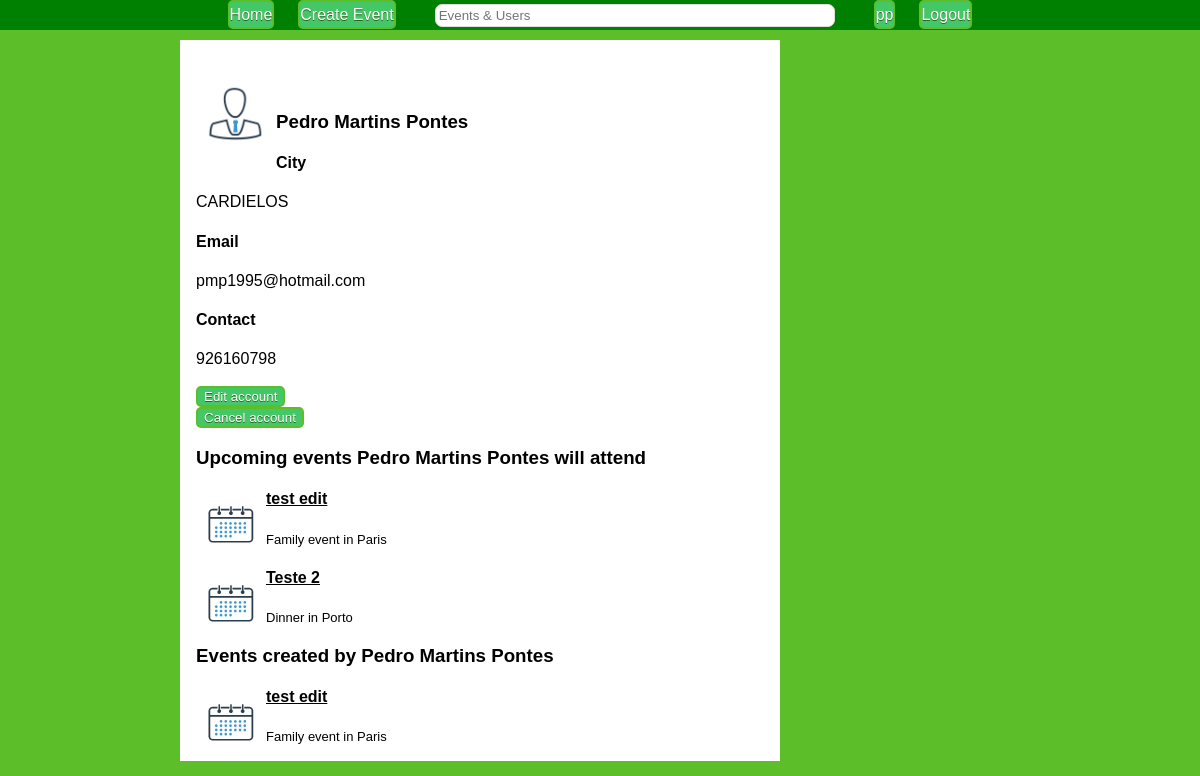
/?user=pp (signed in), run on the app's committed database.
### tables this page shows
CREATE TABLE User(
	username TEXT PRIMARY KEY,
	password TEXT NOT NULL,
	name TEXT NOT NULL,
	email TEXT NOT NULL,
	phoneNumber TEXT,
	city TEXT NOT NULL
);

CREATE TABLE Event(
	id INTEGER PRIMARY KEY,
	creator NOT NULL REFERENCES User(username) ON DELETE CASCADE,
	nameTag TEXT NOT NULL,
	type REFERENCES EventType(eventType) NOT NULL,
	description TEXT NOT NULL,
	time TEXT NOT NULL,
	city TEXT NOT NULL,
	address TEXT,
	imageURL TEXT,
	publicEvent INTEGER NOT NULL,
	CONSTRAINT ck_public CHECK (publicEvent = 0 OR publicEvent = 1)
);

### database/users.php (called while the page is built, shortened)
<?php
include_once('connection.php');
function userExists($username){
	global  $db;
	$stmt = $db->prepare('SELECT username FROM User WHERE username = :username');
	$stmt->bindParam(':username', $username, PDO::PARAM_STR);
	try{
    $stmt->execute();
		return true;
  } catch(PDOException $e) {
    return "error";
  }
}
function getUser($username){
	global $db;
	$stmt = $db->prepare('SELECT username, city, name, phoneNumber, email FROM User WHERE username = :username');
	$stmt->bindParam(':username', $username, PDO::PARAM_STR);
	try{
		$stmt->execute();
		$result = $stmt->fetch();
		return $result;
	} catch(PDOException $e){
		return false;
	}
}
?>

### database/user_data.php (called while the page is built, shortened)
<?php
  include_once("users.php");
  if(isset($_GET['user'])){
    $checkExistance = userExists($_GET['user']);
    if($checkExistance == true){
      $userData = getUser($_GET['user']);
      if($userData == false){
        $result = array("error" => "user data corrupted");
        return;
      } else {
        $dataArray = array("username" => $userData['username'],
                          "name" => $userData['name'],
                          "email" => $userData['email'],
                          "phoneNumber" => $userData['phoneNumber'],
                          "city" => $userData['city']);
        if(isset($_SESSION['username'])){
          if($_GET['user'] == $_SESSION['username']){
            $result = array("same" => $dataArray);
          } else {
            $result = array("different" => $dataArray);
          }
        } else {
          $result = array("different" => $dataArray);
        }
      }
    } else $result = array("error" => "no such user");
  } else $result = array("error" => "no such user");
 ?>

### database/events.php (called while the page is built, shortened)
<?php
include_once('connection.php');
function getLimitedUserAttendance($username, $maxEvents, $offset){
	global $db;
	$stmt = $db->prepare('SELECT * FROM  Event WHERE id in (SELECT eventId FROM Attending WHERE username = :username ORDER BY eventId DESC) ORDER BY id DESC LIMIT :maxEvents OFFSET :offset');
	$stmt->bindParam(':maxEvents', $maxEvents, PDO::PARAM_INT);
	$stmt->bindParam(':offset', $offset, PDO::PARAM_INT);
	$stmt->bindParam(':username', $username, PDO::PARAM_STR);
	try{
   		$stmt->execute();
   		return $stmt->fetchAll();
  	} catch(PDOException $e) {
    	return false;
  	}
}
function getLimitedUserCreations($username, $maxEvents, $offset){
	global $db;
	$stmt = $db->prepare('SELECT * FROM Event WHERE creator = :username ORDER BY id DESC LIMIT :maxEvents OFFSET :offset');
	$stmt->bindParam(':maxEvents', $maxEvents, PDO::PARAM_INT);
	$stmt->bindParam(':offset', $offset, PDO::PARAM_INT);
	$stmt->bindParam(':username', $username, PDO::PARAM_STR);
	try{
   		$stmt->execute();
   		return $stmt->fetchAll();
  	} catch(PDOException $e) {
    	return false;
  	}
}
?>

### templates/user_page.php (the view, shortened to what this page needs)
<div id="user_page">
    <br>
    <img src="res/user.png" width="60" height="60"> <br>
<?php
  if(isset($result['same'])) $data = $result['same'];
  if(isset($result['same']) || isset($result['different'])){
    $attendance = getLimitedUserAttendance($data['username'], 4, 0);
    $creations = getLimitedUserCreations($data['username'], 4, 0);
   ?>
   <h3><?=$data['name']?></h3>
   <h4>City</h4><label><?=$data['city']?></label>
   <h4>Email </h4><label><?=$data['email']?></label>
  <?php if($data["phoneNumber"] != "" && $data['phoneNumber'] != null){ ?>
     <h4>Contact </h4><label><?=$data['phoneNumber']?></label>
  <?php } if(isset($result['same'])){ ?>
      <br><br>
     <form id="editForm" method='post' action='edit_user.php'>
       <input id='editUser' value='Edit account' type='submit'></form>
      <form id="deleteForm" method='post' action='database/action_delete_user.php'>
       <input id='deleteUser' value='Cancel account' type='submit'></form>
  <?php } ?>
      <h3>Upcoming events <?=$data['name']?> will attend</h3>
      <div id="attendance" class="events">
      <?php if(count($attendance) > 0){
        $count = (count($attendance) < 4) ? count($attendance) : 3;
        for($i = 0; $i < $count; $i++){?>
          <div class="singleEvent">
            <img src="images/thumbs_small/<?=$attendance[$i]['imageURL']?>" width="50" height="50">
            <h4><a href="./?event=<?=$attendance[$i]['id']?>"><?=$attendance[$i]['nameTag']?></a></h4>
            <p class="eventDesc"><?=$attendance[$i]['type']?> in <?=$attendance[$i]['city']?></p>
          </div>
        <?php }
        if(count($attendance) == 4){?>
        <?php }
      } else echo '<p>Not attending any events...</p>'?></div>
      <h3>Events created by <?=$data['name']?></h3>
      <div id="creations" class="events">
      <?php if(count($creations) > 0){
        $count = (count($creations) < 4) ? count($creations) : 3;
        for($i = 0; $i < $count; $i++){?>
          <div class="singleEvent">
            <img src="images/thumbs_small/<?=$creations[$i]['imageURL']?>" width="50" height="50">
            <h4><a href="./?event=<?=$creations[$i]['id']?>"><?=$creations[$i]['nameTag']?></a></h4>
            <p class="eventDesc"><?=$creations[$i]['type']?> in <?=$creations[$i]['city']?></p>
          </div>
        <?php }
        if(count($creations) == 4){?>
        <?php }
      } else echo '<p>No events created...</p>'?></div>
<?php } else {?>
  <p>No user with this name was found in the database...</p>
<?php } ?>
</div>

### style/header_style.css (style rules this page uses)
* { -webkit-box-sizing: border-box; -moz-box-sizing: border-box; box-sizing: border-box; }
html, body { margin: 0em; padding: 0em; background-color: #5cbf2a; }
body { margin-top: 40px; }

### style/user_page_style.css (style rules this page uses)
input#editUser, input#deleteUser , button { display: block; background-color:#44c767; -moz-border-radius:5px; -webkit-border-radius:5px; border-radius:5px; display:inline-block; cursor:pointer; color:#ffffff; font-family:Arial; text-decoration:none; border: 2px solid #5cbf2a; text-shadow:0px 1px 0px #2f6627; }
html, body { margin: 0em; padding: 0em; background-color: #5cbf2a; }
body { margin-top: 40px; }
div#user_page { padding: 1em; background-color: #ffffff; position:relative; top: 10%; bottom: 10%; left: 15%; right: 15%; width: 50%; font-family: "Helvetica", Arial, sans-serif; }
div#user_page a:link { color: black; font-weight: bold; font-family: "Helvetica", Arial, sans-serif; }
label { display: inline; font-weight: normal; }
p.eventDesc { font-size: small; display: inline; font-weight: normal; }
img { float: left; margin: 10px 10px 10px 10px; }

### data on the page
user: name "Pedro Martins Pontes", city "CARDIELOS", email "pmp1995@hotmail.com", phoneNumber "926160798"
event: imageURL (placeholder picture), nameTag "test edit", type "Family event", city "Paris"
event: imageURL (placeholder picture), nameTag "Teste 2", type "Dinner", city "Porto"

### other printed values
$_SESSION['username'] "pp"
